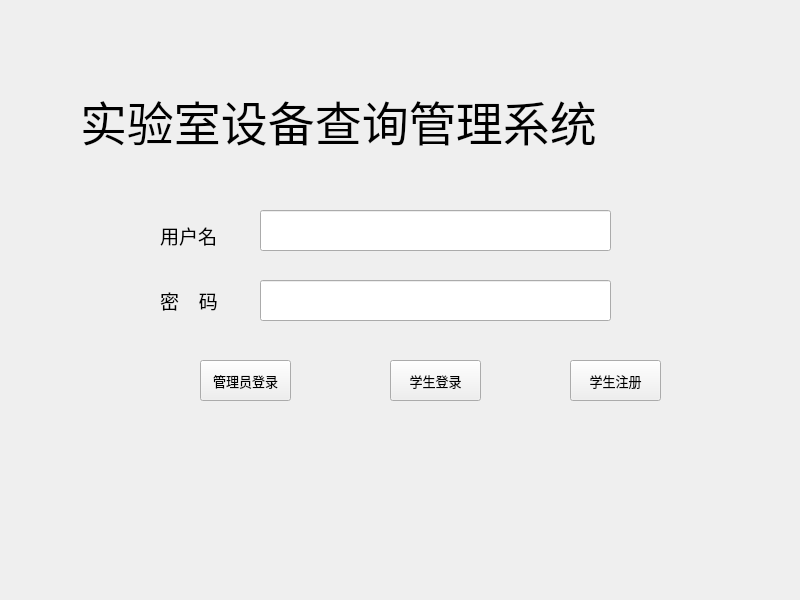
<?xml version="1.0" encoding="UTF-8"?>
<ui version="4.0">
 <class>Widget</class>
 <widget class="QWidget" name="Widget">
  <property name="geometry">
   <rect>
    <x>0</x>
    <y>0</y>
    <width>800</width>
    <height>600</height>
   </rect>
  </property>
  <property name="windowTitle">
   <string>登录</string>
  </property>
  <widget class="QLabel" name="label">
   <property name="geometry">
    <rect>
     <x>80</x>
     <y>90</y>
     <width>651</width>
     <height>61</height>
    </rect>
   </property>
   <property name="font">
    <font>
     <family>等线</family>
     <pointsize>35</pointsize>
    </font>
   </property>
   <property name="text">
    <string>实验室设备查询管理系统</string>
   </property>
  </widget>
  <widget class="QLabel" name="label_2">
   <property name="geometry">
    <rect>
     <x>160</x>
     <y>220</y>
     <width>81</width>
     <height>31</height>
    </rect>
   </property>
   <property name="font">
    <font>
     <family>等线</family>
     <pointsize>14</pointsize>
    </font>
   </property>
   <property name="text">
    <string>用户名</string>
   </property>
  </widget>
  <widget class="QLabel" name="label_3">
   <property name="geometry">
    <rect>
     <x>160</x>
     <y>280</y>
     <width>81</width>
     <height>41</height>
    </rect>
   </property>
   <property name="font">
    <font>
     <family>等线</family>
     <pointsize>14</pointsize>
    </font>
   </property>
   <property name="text">
    <string>密    码</string>
   </property>
  </widget>
  <widget class="QPushButton" name="pushButton">
   <property name="geometry">
    <rect>
     <x>200</x>
     <y>360</y>
     <width>91</width>
     <height>41</height>
    </rect>
   </property>
   <property name="font">
    <font>
     <family>等线</family>
     <pointsize>10</pointsize>
    </font>
   </property>
   <property name="text">
    <string>管理员登录</string>
   </property>
  </widget>
  <widget class="QPushButton" name="pushButton_2">
   <property name="geometry">
    <rect>
     <x>570</x>
     <y>360</y>
     <width>91</width>
     <height>41</height>
    </rect>
   </property>
   <property name="font">
    <font>
     <family>等线</family>
     <pointsize>10</pointsize>
    </font>
   </property>
   <property name="text">
    <string>学生注册</string>
   </property>
  </widget>
  <widget class="QLineEdit" name="lineEdit">
   <property name="geometry">
    <rect>
     <x>260</x>
     <y>210</y>
     <width>351</width>
     <height>41</height>
    </rect>
   </property>
   <property name="font">
    <font>
     <pointsize>16</pointsize>
    </font>
   </property>
  </widget>
  <widget class="QLineEdit" name="lineEdit_2">
   <property name="geometry">
    <rect>
     <x>260</x>
     <y>280</y>
     <width>351</width>
     <height>41</height>
    </rect>
   </property>
   <property name="font">
    <font>
     <pointsize>16</pointsize>
    </font>
   </property>
   <property name="echoMode">
    <enum>QLineEdit::Password</enum>
   </property>
  </widget>
  <widget class="QLabel" name="label_4">
   <property name="geometry">
    <rect>
     <x>350</x>
     <y>430</y>
     <width>281</width>
     <height>41</height>
    </rect>
   </property>
   <property name="font">
    <font>
     <family>等线</family>
     <pointsize>14</pointsize>
    </font>
   </property>
   <property name="layoutDirection">
    <enum>Qt::LeftToRight</enum>
   </property>
   <property name="text">
    <string/>
   </property>
  </widget>
  <widget class="QPushButton" name="pushButton_3">
   <property name="geometry">
    <rect>
     <x>390</x>
     <y>360</y>
     <width>91</width>
     <height>41</height>
    </rect>
   </property>
   <property name="font">
    <font>
     <family>等线</family>
     <pointsize>10</pointsize>
    </font>
   </property>
   <property name="text">
    <string>学生登录</string>
   </property>
  </widget>
 </widget>
 <resources/>
 <connections/>
</ui>
